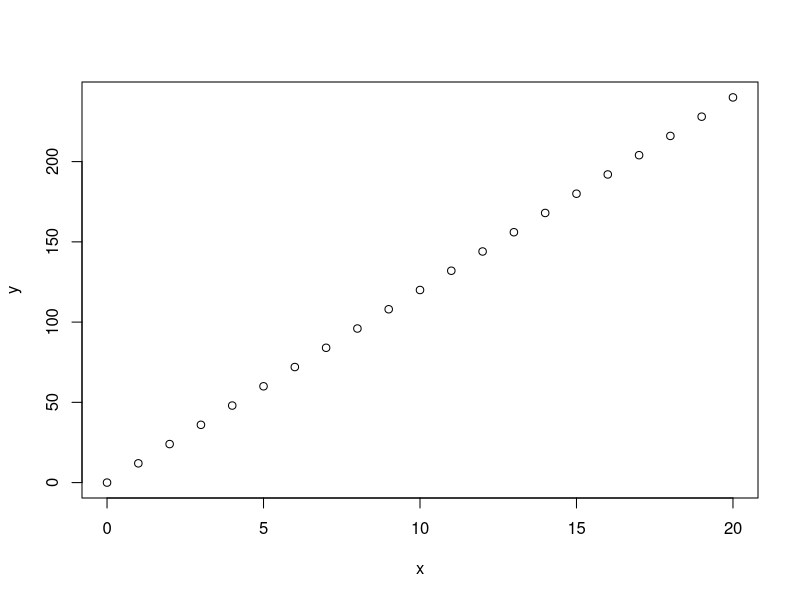
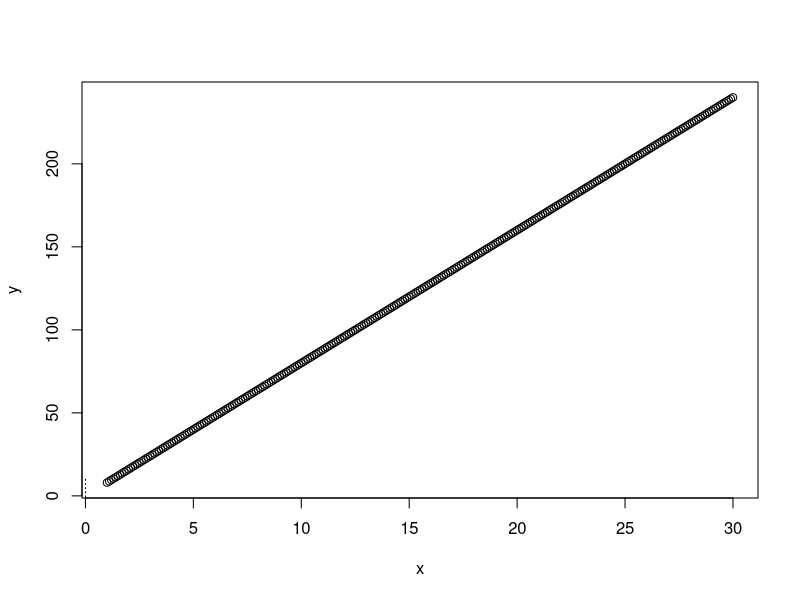
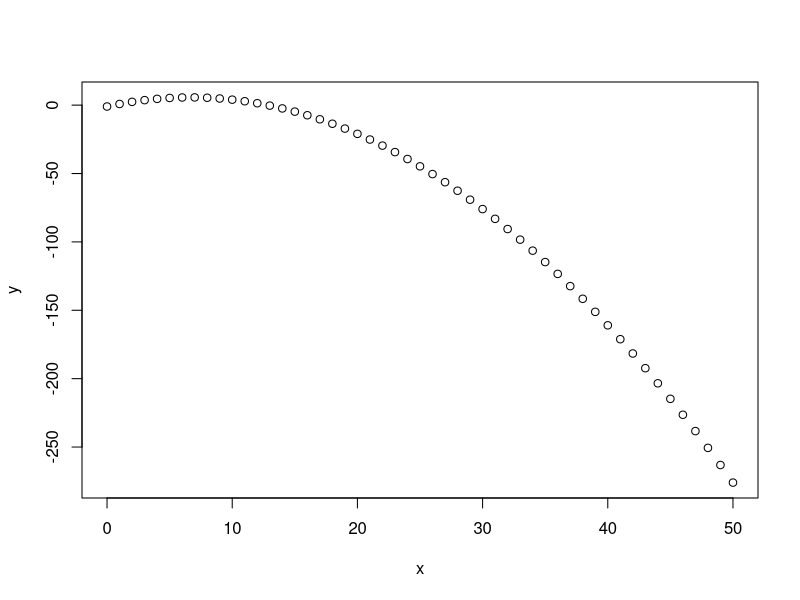
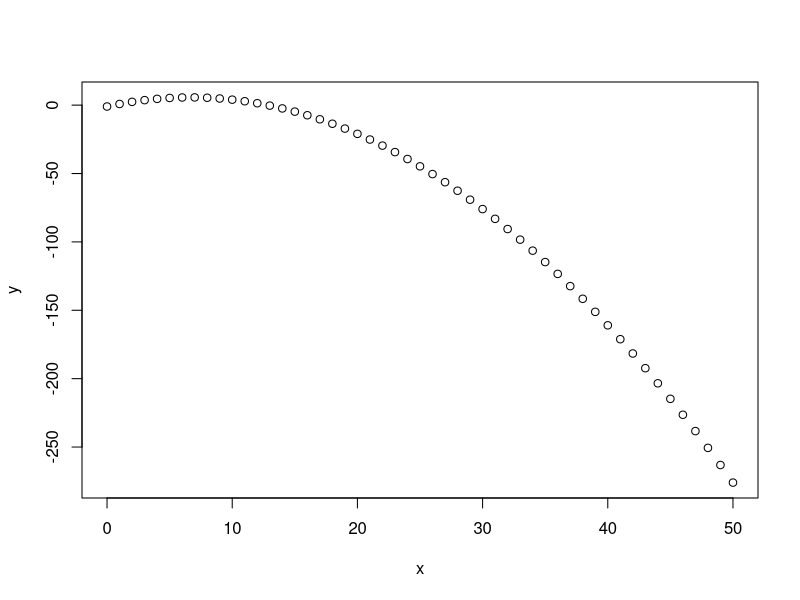
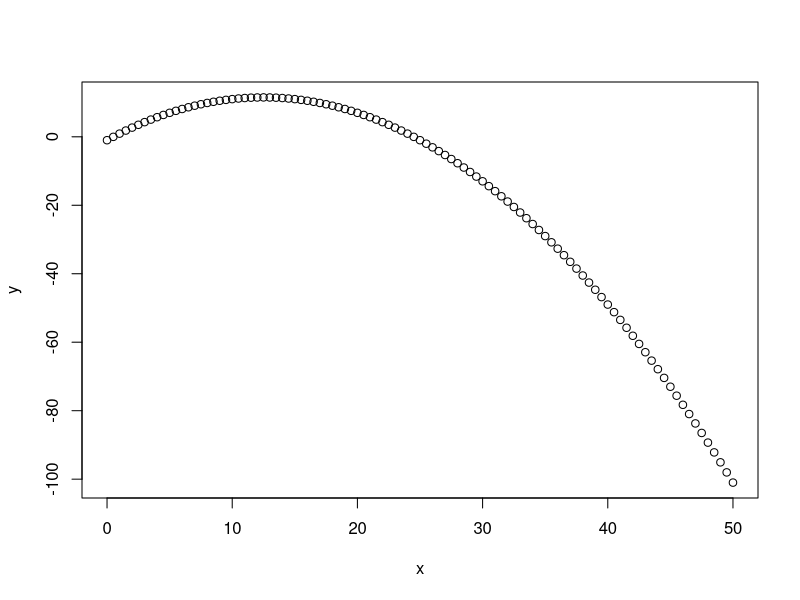

Recreate these plots in R, in order.
## SwS 07 ###
# Exercises
# nothing to upload. Individual work. Feel free to discuss in groups. 
# 1) The response variable (y) is body mass in kg of Romanian Longhorn dragons. 
#    The explanatory variable (x) is the amount of sheep they’ve eaten in the 
#    last hour. The slope is 12. You don’t know the intercept (but you don’t 
#    need to know it to answer this question). How much kg does a Longhorn 
#    dragon gain on average per sheep eaten in the last hour?
x <- seq(from = 0, to = 20, by = 1)
b<-12
y <- x*12
plot(x,y)

# 2)	The slope is 8, and the intercept is 0. This relationship describes 
#    the number of new moth species in my garden per day of catching in July. 
#    How many species can I expect to have seen after catching 10 days in July?
x<-seq(from = 1, to = 30, by = 0.1)
a<-0
b<-8
y<-a+b*x
plot(x,y)
segments(0, 10,0 ,-10, lty = 3)
#it goes up 8 for every one
x = 10
y = 10*8
# 3)	The quadratic relationship y=-1+2x-0.15x^2 describes how a phoenix’s’ 
#    reproductive success first improves with age (in years), and then declines 
#    as they age. At what age are these birds in their prime year? How many
#    offspring do they produce at their prime, before reproductive output 
#    starts declining again?
y<--1+2*x-0.15*x^2
#or
x = seq(0, 50, 1)#make a seq of age
y = (-1+(2*x)-(0.15*(x^2)))
plot(x, y)
max(y)
prime <- x[which(y == 5.65)]
#the birds are in their prime aged 7
#they produce approximately 5.65 offspring in their prime, which if rounded to 
#an integer is 6 bc you can't have half a baby
# 4)	You tested for the relationship between nature reserve area 
#    (explanatory variable, in ha), and species richness (in number of 
#    species). You find a linear slope b1 of 2, a quadratic slope b2 of -0.08, 
#    and an intercept of -1. Describe the change of the number of species seen 
#    as reserve area size changes.

plot(x,y)
a<- -1
b1<- 2
b2<--0.8
y<-a+b1*x+b2*x^2

x = seq(0, 50, 0.5)
y = (-1+(2*x)-(0.08*(x^2)))
plot(x, y)
#the species richness increases with RA area, until 12.5ha after which it 
#decreases, and falls to 0 after 24 ha.
# 5) Finish the ho.07.SwS.Linear Functions Exit Quiz before proceeding to 
#    the next lecture. It’s on blackboard, PG Life Science Core Skills Modules 
#    2020-2021, week 4, Tuesday, ho.07.SwS.Linear Functions Exit Quiz.
